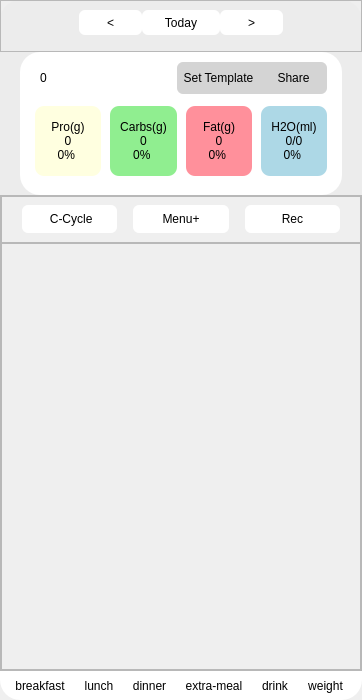
<?xml version="1.0" encoding="UTF-8"?>
<ui version="4.0">
 <class>Widget_AddMeal</class>
 <widget class="QWidget" name="Widget_AddMeal">
  <property name="geometry">
   <rect>
    <x>0</x>
    <y>0</y>
    <width>362</width>
    <height>700</height>
   </rect>
  </property>
  <property name="minimumSize">
   <size>
    <width>300</width>
    <height>666</height>
   </size>
  </property>
  <property name="windowTitle">
   <string>Form</string>
  </property>
  <layout class="QHBoxLayout" name="horizontalLayout_8">
   <property name="leftMargin">
    <number>0</number>
   </property>
   <property name="topMargin">
    <number>0</number>
   </property>
   <property name="rightMargin">
    <number>0</number>
   </property>
   <property name="bottomMargin">
    <number>0</number>
   </property>
   <item>
    <widget class="QFrame" name="frame">
     <property name="styleSheet">
      <string notr="true">#frame{
background-color:rgb(236, 236, 236);
	border-top-right-radius:20px;
	border-top-left-radius:20px;
	border-bottom-right-radius:20px;
	border-bottom-left-radius:20px;
}</string>
     </property>
     <property name="frameShape">
      <enum>QFrame::Shape::StyledPanel</enum>
     </property>
     <property name="frameShadow">
      <enum>QFrame::Shadow::Raised</enum>
     </property>
     <layout class="QVBoxLayout" name="verticalLayout_3">
      <property name="spacing">
       <number>0</number>
      </property>
      <property name="leftMargin">
       <number>0</number>
      </property>
      <property name="topMargin">
       <number>0</number>
      </property>
      <property name="rightMargin">
       <number>0</number>
      </property>
      <property name="bottomMargin">
       <number>0</number>
      </property>
      <item>
       <widget class="QFrame" name="frame_2">
        <property name="styleSheet">
         <string notr="true">QLabel{
	background-color: white; /* 纯白背景 */
	border-top-right-radius:6px;
	border-top-left-radius:6px;
	border-bottom-right-radius:6px;
	border-bottom-left-radius:6px;
}

QToolButton {
    font: 9pt &quot;微软雅黑&quot;;
    border-radius: 6px; /* 轻微圆角 */
    background-color: white; /* 纯白背景 */
    color: black; /* 黑色文字 */
    min-width: 60px;
    min-height: 25px;

}

QToolButton:hover {
    background-color: #f0f0f0; /* 浅灰色悬浮效果 */
    margin-top: 2px; /* 轻微下移，增加按压感 */
}

QToolButton:pressed {
    background-color: #e0e0e0; /* 按下时变深灰 */
    margin-top: 1px; /* 按下时轻微上移 */
}

QToolButton:disabled {
    background-color: #f8f8f8;
    color: gray;
    border-color: #ddd;
}


/* 选中时：字体变蓝 + 发光 */
QToolButton:checked {
    background-color: white;
    color: #0078D7; /* 选中后字体变蓝 */
    font-weight: bold; /* 加粗 */
    text-shadow: 0px 0px 5px #4da6ff; /* 轻微发光效果 */
}

QPushButton {
    font: 9pt &quot;微软雅黑&quot;;
    border-radius: 6px; /* 轻微圆角 */
    background-color: transparent; /* 纯白背景 */
    color: black; /* 黑色文字 */
    min-width: 60px;
    min-height: 25px;
}

QPushButton:hover {
    background-color: #f0f0f0; /* 浅灰色悬浮效果 */
    margin-top: 2px; /* 轻微下移，增加按压感 */
}

QPushButton:pressed {
    background-color: #e0e0e0; /* 按下时变深灰 */
    margin-top: 1px; /* 按下时轻微上移 */
}

QPushButton:disabled {
    background-color: #f8f8f8;
    color: gray;
    border-color: #ddd;
}



</string>
        </property>
        <property name="frameShape">
         <enum>QFrame::Shape::StyledPanel</enum>
        </property>
        <property name="frameShadow">
         <enum>QFrame::Shadow::Raised</enum>
        </property>
        <layout class="QVBoxLayout" name="verticalLayout_2">
         <property name="spacing">
          <number>0</number>
         </property>
         <property name="leftMargin">
          <number>0</number>
         </property>
         <property name="topMargin">
          <number>9</number>
         </property>
         <property name="rightMargin">
          <number>0</number>
         </property>
         <property name="bottomMargin">
          <number>16</number>
         </property>
         <item>
          <layout class="QHBoxLayout" name="horizontalLayout_2">
           <property name="bottomMargin">
            <number>0</number>
           </property>
           <item>
            <widget class="QPushButton" name="button_return">
             <property name="text">
              <string/>
             </property>
             <property name="icon">
              <iconset resource="../res.qrc">
               <normaloff>:/icons/icon/back.png</normaloff>:/icons/icon/back.png</iconset>
             </property>
             <property name="iconSize">
              <size>
               <width>24</width>
               <height>24</height>
              </size>
             </property>
            </widget>
           </item>
           <item>
            <widget class="QToolButton" name="button_previous">
             <property name="styleSheet">
              <string notr="true">QToolButton{
background-color:white;
}</string>
             </property>
             <property name="text">
              <string>&lt;</string>
             </property>
            </widget>
           </item>
           <item>
            <widget class="QLabel" name="label">
             <property name="text">
              <string>Today</string>
             </property>
             <property name="alignment">
              <set>Qt::AlignmentFlag::AlignCenter</set>
             </property>
            </widget>
           </item>
           <item>
            <widget class="QToolButton" name="button_next">
             <property name="styleSheet">
              <string notr="true">QToolButton{
background-color:white;
}</string>
             </property>
             <property name="text">
              <string>&gt;</string>
             </property>
            </widget>
           </item>
           <item>
            <widget class="QPushButton" name="button_seeting">
             <property name="text">
              <string/>
             </property>
             <property name="icon">
              <iconset resource="../res.qrc">
               <normaloff>:/icons/icon/setting.png</normaloff>:/icons/icon/setting.png</iconset>
             </property>
             <property name="iconSize">
              <size>
               <width>24</width>
               <height>24</height>
              </size>
             </property>
            </widget>
           </item>
          </layout>
         </item>
        </layout>
       </widget>
      </item>
      <item>
       <widget class="QFrame" name="frame_3">
        <property name="styleSheet">
         <string notr="true">#frame_3{
	background-color: rgb(255, 255, 255);
	border-top-right-radius:20px;
	border-top-left-radius:20px;
	border-bottom-right-radius:20px;
	border-bottom-left-radius:20px;
	margin-left:20px;
	margin-right:20px;
}

QFrame{
	background-color: rgb(255, 255, 255);
}

QToolButton {
    font: 9pt &quot;微软雅黑&quot;;
    border-radius: 6px; /* 轻微圆角 */
    background-color: white; /* 纯白背景 */
    color: black; /* 黑色文字 */
    min-width: 60px;
    min-height: 25px;

}

QToolButton:hover {
    background-color: #f0f0f0; /* 浅灰色悬浮效果 */
    margin-top: 2px; /* 轻微下移，增加按压感 */
}

QToolButton:pressed {
    background-color: #e0e0e0; /* 按下时变深灰 */
    margin-top: 1px; /* 按下时轻微上移 */
}

QToolButton:disabled {
    background-color: #f8f8f8;
    color: gray;
    border-color: #ddd;
}


/* 选中时：字体变蓝 + 发光 */
QToolButton:checked {
    background-color: white;
    color: #0078D7; /* 选中后字体变蓝 */
    font-weight: bold; /* 加粗 */
    text-shadow: 0px 0px 5px #4da6ff; /* 轻微发光效果 */
}

</string>
        </property>
        <property name="frameShape">
         <enum>QFrame::Shape::StyledPanel</enum>
        </property>
        <property name="frameShadow">
         <enum>QFrame::Shadow::Raised</enum>
        </property>
        <layout class="QVBoxLayout" name="verticalLayout">
         <property name="spacing">
          <number>6</number>
         </property>
         <property name="leftMargin">
          <number>9</number>
         </property>
         <property name="topMargin">
          <number>9</number>
         </property>
         <property name="rightMargin">
          <number>9</number>
         </property>
         <property name="bottomMargin">
          <number>9</number>
         </property>
         <item>
          <widget class="QFrame" name="frame_6">
           <property name="styleSheet">
            <string notr="true">#frame_6{
background:transparent;
margin-left: 10px;  /* 根据需要可调整数值 */
margin-right: 5px;}</string>
           </property>
           <property name="frameShape">
            <enum>QFrame::Shape::StyledPanel</enum>
           </property>
           <property name="frameShadow">
            <enum>QFrame::Shadow::Raised</enum>
           </property>
           <layout class="QHBoxLayout" name="horizontalLayout_6">
            <property name="spacing">
             <number>0</number>
            </property>
            <property name="leftMargin">
             <number>0</number>
            </property>
            <property name="topMargin">
             <number>0</number>
            </property>
            <property name="rightMargin">
             <number>0</number>
            </property>
            <property name="bottomMargin">
             <number>0</number>
            </property>
            <item>
             <layout class="QHBoxLayout" name="horizontalLayout_5">
              <item>
               <widget class="QLabel" name="label_2">
                <property name="text">
                 <string>0</string>
                </property>
               </widget>
              </item>
              <item>
               <spacer name="horizontalSpacer">
                <property name="orientation">
                 <enum>Qt::Orientation::Horizontal</enum>
                </property>
                <property name="sizeHint" stdset="0">
                 <size>
                  <width>40</width>
                  <height>20</height>
                 </size>
                </property>
               </spacer>
              </item>
             </layout>
            </item>
            <item>
             <layout class="QHBoxLayout" name="horizontalLayout_4">
              <property name="spacing">
               <number>0</number>
              </property>
              <item>
               <widget class="QToolButton" name="toolButton_7">
                <property name="styleSheet">
                 <string notr="true">QToolButton {
    border-top-left-radius: 6px;
    border-bottom-left-radius: 6px;
    border-top-right-radius: 0px;
    border-bottom-right-radius: 0px;
    padding: 2px;
    background-color: rgb(212, 212, 212);
}

QToolButton:hover {
    background-color: #f0f0f0; /* 浅灰色悬浮效果 */
}

QToolButton:pressed {
    background-color: #e0e0e0; /* 按下时变深灰 */
}</string>
                </property>
                <property name="text">
                 <string>Set Template</string>
                </property>
               </widget>
              </item>
              <item>
               <widget class="QToolButton" name="toolButton_8">
                <property name="styleSheet">
                 <string notr="true">QToolButton {
    border-top-left-radius: 0px;
    border-bottom-left-radius: 0px;
    border-top-right-radius: 6px;
    border-bottom-right-radius: 6px;
    padding: 2px;
    background-color: rgb(212, 212, 212);
}

QToolButton:hover {
    background-color: #f0f0f0; /* 浅灰色悬浮效果 */
}
</string>
                </property>
                <property name="text">
                 <string>Share</string>
                </property>
               </widget>
              </item>
             </layout>
            </item>
           </layout>
          </widget>
         </item>
         <item>
          <layout class="QHBoxLayout" name="horizontalLayout_7">
           <property name="spacing">
            <number>9</number>
           </property>
           <property name="leftMargin">
            <number>6</number>
           </property>
           <property name="topMargin">
            <number>5</number>
           </property>
           <property name="rightMargin">
            <number>6</number>
           </property>
           <property name="bottomMargin">
            <number>10</number>
           </property>
           <item>
            <widget class="QLabel" name="label_train_protein">
             <property name="sizePolicy">
              <sizepolicy hsizetype="Minimum" vsizetype="Minimum">
               <horstretch>0</horstretch>
               <verstretch>0</verstretch>
              </sizepolicy>
             </property>
             <property name="minimumSize">
              <size>
               <width>50</width>
               <height>70</height>
              </size>
             </property>
             <property name="layoutDirection">
              <enum>Qt::LayoutDirection::LeftToRight</enum>
             </property>
             <property name="styleSheet">
              <string notr="true">QLabel {
    font: 8pt &quot;微软雅黑&quot;;
    border-radius: 9px; /* 圆角 */
    background-color: lightyellow; /* 背景颜色 */
    color: black; /* 文字颜色 */
    padding: 5px; /* 内边距 */
}
</string>
             </property>
             <property name="text">
              <string>Pro(g)
0
0% </string>
             </property>
             <property name="alignment">
              <set>Qt::AlignmentFlag::AlignCenter</set>
             </property>
            </widget>
           </item>
           <item>
            <widget class="QLabel" name="label_train_carbohydrate">
             <property name="sizePolicy">
              <sizepolicy hsizetype="Minimum" vsizetype="Minimum">
               <horstretch>0</horstretch>
               <verstretch>0</verstretch>
              </sizepolicy>
             </property>
             <property name="minimumSize">
              <size>
               <width>50</width>
               <height>70</height>
              </size>
             </property>
             <property name="styleSheet">
              <string notr="true">QLabel {
    font: 8pt &quot;微软雅黑&quot;;
    border-radius: 9px; /* 圆角 */
    background-color: lightgreen; /* 背景颜色 */
    color: black; /* 文字颜色 */
    padding: 5px; /* 内边距 */
}
</string>
             </property>
             <property name="text">
              <string>Carbs(g)
0
0% </string>
             </property>
             <property name="alignment">
              <set>Qt::AlignmentFlag::AlignCenter</set>
             </property>
            </widget>
           </item>
           <item>
            <widget class="QLabel" name="label_train_fat">
             <property name="sizePolicy">
              <sizepolicy hsizetype="Minimum" vsizetype="Minimum">
               <horstretch>0</horstretch>
               <verstretch>0</verstretch>
              </sizepolicy>
             </property>
             <property name="minimumSize">
              <size>
               <width>50</width>
               <height>70</height>
              </size>
             </property>
             <property name="styleSheet">
              <string notr="true">QLabel {
    font: 8pt &quot;微软雅黑&quot;;
    border-radius: 9px; /* 圆角 */

	
	background-color: rgb(255, 144, 155);
    color: black; /* 文字颜色 */
    padding: 5px; /* 内边距 */
}
</string>
             </property>
             <property name="text">
              <string>Fat(g)
0
0% </string>
             </property>
             <property name="alignment">
              <set>Qt::AlignmentFlag::AlignCenter</set>
             </property>
            </widget>
           </item>
           <item>
            <widget class="QLabel" name="label_train_water">
             <property name="sizePolicy">
              <sizepolicy hsizetype="Minimum" vsizetype="Minimum">
               <horstretch>0</horstretch>
               <verstretch>0</verstretch>
              </sizepolicy>
             </property>
             <property name="minimumSize">
              <size>
               <width>50</width>
               <height>70</height>
              </size>
             </property>
             <property name="styleSheet">
              <string notr="true">QLabel {
    font: 8pt &quot;微软雅黑&quot;;
    border-radius: 9px; /* 圆角 */
    background-color: lightblue; /* 背景颜色 */
    color: black; /* 文字颜色 */
    padding: 5px; /* 内边距 */
}
</string>
             </property>
             <property name="text">
              <string>H2O(ml)
0/0
0% </string>
             </property>
             <property name="alignment">
              <set>Qt::AlignmentFlag::AlignCenter</set>
             </property>
            </widget>
           </item>
          </layout>
         </item>
        </layout>
       </widget>
      </item>
      <item>
       <widget class="QScrollArea" name="scrollArea">
        <property name="styleSheet">
         <string notr="true">QScrollArea {              /* 主容器 */
    border: none;
}</string>
        </property>
        <property name="widgetResizable">
         <bool>true</bool>
        </property>
        <widget class="QWidget" name="scrollAreaWidgetContents">
         <property name="geometry">
          <rect>
           <x>0</x>
           <y>0</y>
           <width>362</width>
           <height>452</height>
          </rect>
         </property>
         <layout class="QHBoxLayout" name="horizontalLayout_9">
          <property name="spacing">
           <number>0</number>
          </property>
          <property name="leftMargin">
           <number>0</number>
          </property>
          <property name="topMargin">
           <number>0</number>
          </property>
          <property name="rightMargin">
           <number>0</number>
          </property>
          <property name="bottomMargin">
           <number>0</number>
          </property>
          <item>
           <widget class="QFrame" name="frame_4">
            <property name="styleSheet">
             <string notr="true">QToolButton {
    font: 9pt &quot;微软雅黑&quot;;
    border-radius: 6px; /* 轻微圆角 */
    background-color: white; /* 纯白背景 */
    color: black; /* 黑色文字 */
    min-width: 60px;
    min-height: 25px;

}

QToolButton:hover {
    background-color: #f0f0f0; /* 浅灰色悬浮效果 */
    margin-top: 2px; /* 轻微下移，增加按压感 */
}

QToolButton:pressed {
    background-color: #e0e0e0; /* 按下时变深灰 */
    margin-top: 1px; /* 按下时轻微上移 */
}

QToolButton:disabled {
    background-color: #f8f8f8;
    color: gray;
    border-color: #ddd;
}


/* 选中时：字体变蓝 + 发光 */
QToolButton:checked {
    background-color: white;
    color: #0078D7; /* 选中后字体变蓝 */
    font-weight: bold; /* 加粗 */
    text-shadow: 0px 0px 5px #4da6ff; /* 轻微发光效果 */
}

</string>
            </property>
            <property name="frameShape">
             <enum>QFrame::Shape::StyledPanel</enum>
            </property>
            <property name="frameShadow">
             <enum>QFrame::Shadow::Raised</enum>
            </property>
            <layout class="QVBoxLayout" name="verticalLayout_5" stretch="1,9">
             <property name="spacing">
              <number>0</number>
             </property>
             <property name="leftMargin">
              <number>0</number>
             </property>
             <property name="topMargin">
              <number>0</number>
             </property>
             <property name="rightMargin">
              <number>0</number>
             </property>
             <property name="bottomMargin">
              <number>0</number>
             </property>
             <item>
              <widget class="QFrame" name="frame_7">
               <property name="frameShape">
                <enum>QFrame::Shape::StyledPanel</enum>
               </property>
               <property name="frameShadow">
                <enum>QFrame::Shadow::Raised</enum>
               </property>
               <layout class="QVBoxLayout" name="verticalLayout_4">
                <property name="spacing">
                 <number>0</number>
                </property>
                <property name="leftMargin">
                 <number>0</number>
                </property>
                <property name="topMargin">
                 <number>0</number>
                </property>
                <property name="rightMargin">
                 <number>0</number>
                </property>
                <property name="bottomMargin">
                 <number>0</number>
                </property>
                <item>
                 <layout class="QHBoxLayout" name="horizontalLayout_3">
                  <property name="spacing">
                   <number>16</number>
                  </property>
                  <property name="leftMargin">
                   <number>20</number>
                  </property>
                  <property name="topMargin">
                   <number>0</number>
                  </property>
                  <property name="rightMargin">
                   <number>20</number>
                  </property>
                  <item>
                   <widget class="QToolButton" name="button_carbonCycleSetting">
                    <property name="sizePolicy">
                     <sizepolicy hsizetype="MinimumExpanding" vsizetype="Fixed">
                      <horstretch>0</horstretch>
                      <verstretch>0</verstretch>
                     </sizepolicy>
                    </property>
                    <property name="text">
                     <string> C-Cycle</string>
                    </property>
                    <property name="icon">
                     <iconset resource="../res.qrc">
                      <normaloff>:/icons/icon/xunhuan.png</normaloff>:/icons/icon/xunhuan.png</iconset>
                    </property>
                    <property name="toolButtonStyle">
                     <enum>Qt::ToolButtonStyle::ToolButtonTextBesideIcon</enum>
                    </property>
                   </widget>
                  </item>
                  <item>
                   <widget class="QToolButton" name="button_Menu">
                    <property name="sizePolicy">
                     <sizepolicy hsizetype="MinimumExpanding" vsizetype="Fixed">
                      <horstretch>0</horstretch>
                      <verstretch>0</verstretch>
                     </sizepolicy>
                    </property>
                    <property name="text">
                     <string>Menu+</string>
                    </property>
                    <property name="icon">
                     <iconset resource="../res.qrc">
                      <normaloff>:/icons/icon/shipu.png</normaloff>:/icons/icon/shipu.png</iconset>
                    </property>
                    <property name="toolButtonStyle">
                     <enum>Qt::ToolButtonStyle::ToolButtonTextBesideIcon</enum>
                    </property>
                   </widget>
                  </item>
                  <item>
                   <widget class="QToolButton" name="button_foodRecommendation">
                    <property name="sizePolicy">
                     <sizepolicy hsizetype="MinimumExpanding" vsizetype="Fixed">
                      <horstretch>0</horstretch>
                      <verstretch>0</verstretch>
                     </sizepolicy>
                    </property>
                    <property name="text">
                     <string>Rec</string>
                    </property>
                    <property name="icon">
                     <iconset resource="../res.qrc">
                      <normaloff>:/icons/icon/tuijianma.png</normaloff>:/icons/icon/tuijianma.png</iconset>
                    </property>
                    <property name="toolButtonStyle">
                     <enum>Qt::ToolButtonStyle::ToolButtonTextBesideIcon</enum>
                    </property>
                   </widget>
                  </item>
                 </layout>
                </item>
               </layout>
              </widget>
             </item>
             <item>
              <widget class="QFrame" name="frame_8">
               <property name="frameShape">
                <enum>QFrame::Shape::StyledPanel</enum>
               </property>
               <property name="frameShadow">
                <enum>QFrame::Shadow::Raised</enum>
               </property>
              </widget>
             </item>
            </layout>
           </widget>
          </item>
         </layout>
        </widget>
       </widget>
      </item>
      <item>
       <widget class="QFrame" name="frame_5">
        <property name="styleSheet">
         <string notr="true">QFrame{
	background:white;
	border-bottom-right-radius:20px;
	border-bottom-left-radius:20px;
}

QToolButton {
    font: 9pt &quot;微软雅黑&quot;; 
    qproperty-alignment: AlignLeft; /* 文字左对齐 */
    padding-left: 0px; /* 确保紧贴左边 */
    border-radius: 6px; /* 轻微圆角 */
    background-color: transparent; 
    color: black; /* 黑色文字 */
    min-width: 16px;
    min-height: 16px;

}

QToolButton:hover {
    background-color: #f0f0f0; /* 浅灰色悬浮效果 */
    margin-top: 2px; /* 轻微下移，增加按压感 */
}

QToolButton:pressed {
    background-color: #e0e0e0; /* 按下时变深灰 */
    margin-top: 1px; /* 按下时轻微上移 */
}

QToolButton:disabled {
    background-color: #f8f8f8;
    color: gray;
    border-color: #ddd;
}

/* 选中时：字体变蓝 + 发光 */
QToolButton:checked {
    background-color: transparent;
    color: #0078D7; /* 选中后字体变蓝 */
    font-weight: bold; /* 加粗 */
    text-shadow: 0px 0px 5px #4da6ff; /* 轻微发光效果 */
}
</string>
        </property>
        <property name="frameShape">
         <enum>QFrame::Shape::StyledPanel</enum>
        </property>
        <property name="frameShadow">
         <enum>QFrame::Shadow::Raised</enum>
        </property>
        <layout class="QHBoxLayout" name="horizontalLayout">
         <property name="spacing">
          <number>0</number>
         </property>
         <property name="leftMargin">
          <number>0</number>
         </property>
         <property name="topMargin">
          <number>5</number>
         </property>
         <property name="rightMargin">
          <number>0</number>
         </property>
         <property name="bottomMargin">
          <number>5</number>
         </property>
         <item>
          <widget class="QToolButton" name="button_train_breakfast">
           <property name="minimumSize">
            <size>
             <width>16</width>
             <height>16</height>
            </size>
           </property>
           <property name="styleSheet">
            <string notr="true"/>
           </property>
           <property name="text">
            <string>breakfast</string>
           </property>
           <property name="icon">
            <iconset resource="../res.qrc">
             <normaloff>:/icons/icon/zaocan.png</normaloff>:/icons/icon/zaocan.png</iconset>
           </property>
           <property name="toolButtonStyle">
            <enum>Qt::ToolButtonStyle::ToolButtonTextUnderIcon</enum>
           </property>
          </widget>
         </item>
         <item>
          <widget class="QToolButton" name="button_train_lunch">
           <property name="styleSheet">
            <string notr="true"/>
           </property>
           <property name="text">
            <string>lunch</string>
           </property>
           <property name="icon">
            <iconset resource="../res.qrc">
             <normaloff>:/icons/icon/wucan.png</normaloff>:/icons/icon/wucan.png</iconset>
           </property>
           <property name="toolButtonStyle">
            <enum>Qt::ToolButtonStyle::ToolButtonTextUnderIcon</enum>
           </property>
          </widget>
         </item>
         <item>
          <widget class="QToolButton" name="button_train_dinner">
           <property name="styleSheet">
            <string notr="true"/>
           </property>
           <property name="text">
            <string>dinner</string>
           </property>
           <property name="icon">
            <iconset resource="../res.qrc">
             <normaloff>:/icons/icon/hanbao.png</normaloff>:/icons/icon/hanbao.png</iconset>
           </property>
           <property name="toolButtonStyle">
            <enum>Qt::ToolButtonStyle::ToolButtonTextUnderIcon</enum>
           </property>
          </widget>
         </item>
         <item>
          <widget class="QToolButton" name="button_train_extra_meal">
           <property name="styleSheet">
            <string notr="true"/>
           </property>
           <property name="text">
            <string>extra-meal</string>
           </property>
           <property name="icon">
            <iconset resource="../res.qrc">
             <normaloff>:/icons/icon/jiangmianbaoregou.png</normaloff>:/icons/icon/jiangmianbaoregou.png</iconset>
           </property>
           <property name="toolButtonStyle">
            <enum>Qt::ToolButtonStyle::ToolButtonTextUnderIcon</enum>
           </property>
          </widget>
         </item>
         <item>
          <widget class="QToolButton" name="button_train_drink">
           <property name="styleSheet">
            <string notr="true"/>
           </property>
           <property name="text">
            <string>drink</string>
           </property>
           <property name="icon">
            <iconset resource="../res.qrc">
             <normaloff>:/icons/icon/yinshui.png</normaloff>:/icons/icon/yinshui.png</iconset>
           </property>
           <property name="toolButtonStyle">
            <enum>Qt::ToolButtonStyle::ToolButtonTextUnderIcon</enum>
           </property>
          </widget>
         </item>
         <item>
          <widget class="QToolButton" name="button_train_weight">
           <property name="styleSheet">
            <string notr="true"/>
           </property>
           <property name="text">
            <string>weight</string>
           </property>
           <property name="icon">
            <iconset resource="../res.qrc">
             <normaloff>:/icons/icon/tizhong.png</normaloff>:/icons/icon/tizhong.png</iconset>
           </property>
           <property name="toolButtonStyle">
            <enum>Qt::ToolButtonStyle::ToolButtonTextUnderIcon</enum>
           </property>
          </widget>
         </item>
        </layout>
       </widget>
      </item>
     </layout>
    </widget>
   </item>
  </layout>
 </widget>
 <resources>
  <include location="../res.qrc"/>
 </resources>
 <connections>
  <connection>
   <sender>button_return</sender>
   <signal>clicked()</signal>
   <receiver>Widget_AddMeal</receiver>
   <slot>close()</slot>
   <hints>
    <hint type="sourcelabel">
     <x>44</x>
     <y>20</y>
    </hint>
    <hint type="destinationlabel">
     <x>30</x>
     <y>-13</y>
    </hint>
   </hints>
  </connection>
 </connections>
</ui>
